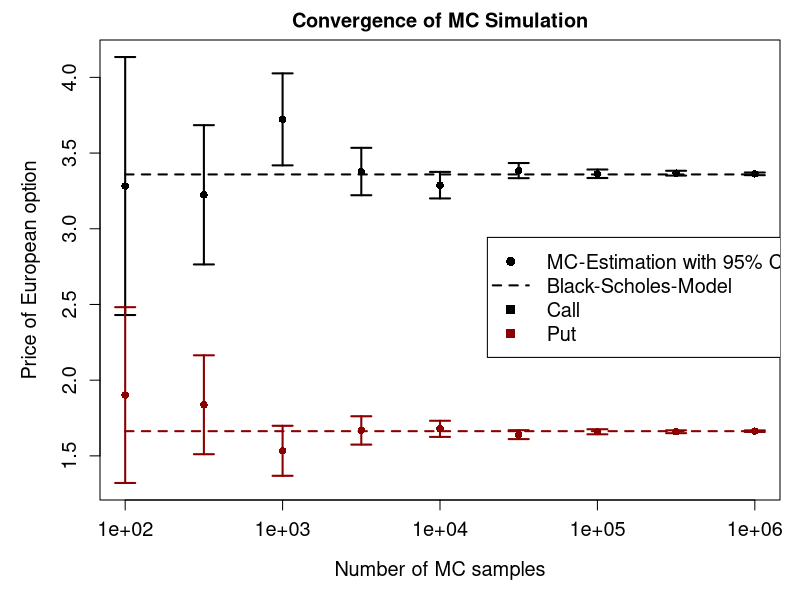

Reproduce this figure in R.
# clear variables and close windows
rm(list = ls(all = TRUE))
graphics.off()

# settings
s.0   = 40    # current stock price
k     = 39    # strike price
tau   = 0.6   # time to maturity in years
r     = 0.03  # annual interest rate
sigma = 0.2   # volatility

# function for simulating stock price by geometric brownian motion
MCPath = function(s.0, tau, n.t, r, sigma, n.mc) {
    dt = tau/n.t
    t = seq(0, tau, by = dt)
    s.t = s.0 * exp((r - sigma^2/2) * t) * 
                exp(replicate(n.mc, c(0, cumsum(sigma * sqrt(dt) * rnorm(n.t)))))
    return(s.t)
}

# function for calculating MC estimate and confidence intervall of european option price
MCEurop = function(s.0, k, tau, n.t, r, sigma, n.mc) {
    
    s.t = MCPath(s.0, tau, n.t, r, sigma, n.mc)
    
    # payoff
    c = matrix(pmax(0, s.t[nrow(s.t), ] - k), 1, ncol(s.t))  # call
    p = matrix(pmax(0, k - s.t[nrow(s.t), ]), 1, ncol(s.t))  # put
    v = exp(-r * tau) * rbind(c, p)                          # discounted
    
    # MC estimate
    v.mc = rowSums(v)/ncol(s.t)
    
    # 95% confidence intervall for MC-estimate
    conf95 = 1.96 * 1/sqrt(ncol(s.t)) * sqrt(1/(ncol(s.t) - 1) * rowSums((v - v.mc)^2))
    
    return(cbind(v.mc, conf95))
}

# function for calculating the Black-Scholes price of European option
BSEurop = function(s0, k, tau, r, sigma) {
    d1 = (log(s0/k) + (r + (sigma^2/2)) * tau)/(sigma * sqrt(tau))
    d2 = d1 - (sigma * sqrt(tau))
    c  = s0 * pnorm(d1) - k * exp(-r * tau) * pnorm(d2)     # call
    p  = -s0 * pnorm(-d1) + k * exp(-r * tau) * pnorm(-d2)  # put
    return(c(c, p))
}

# main

j      = seq(2, 6, 0.5)
n.mc   = 10^j
v.call = matrix(0, length(n.mc), 2)
v.put  = matrix(0, length(n.mc), 2)

# calculate MC prices for several n.mc
for (i in 1:length(n.mc)) {
    
    mc = MCEurop(s.0, k, tau, n.t = 1, r, sigma, n.mc = n.mc[i])
    
    # MC estimate
    v.call[i, 1] = mc[1, 1]
    v.put[i, 1]  = mc[2, 1]
    
    # 95% confidence
    v.call[i, 2] = mc[1, 2]
    v.put[i, 2]  = mc[2, 2]
}

# calculate Black-Scholes prices
bs = BSEurop(s.0, k, tau, r, sigma)

# plotting

# up = value + 95%CI, dw = value - 95%CI
v.call.up = v.call[, 1] + v.call[, 2]
v.call.dw = v.call[, 1] - v.call[, 2]
v.put.up  = v.put[, 1] + v.put[, 2]
v.put.dw  = v.put[, 1] - v.put[, 2]

# y-axis limit for plot
ylimit = c(min(v.call.dw, v.put.dw), max(v.call.up, v.put.up))

par(mar = c(5, 5, 2, 1))

# plot MC values
plot(n.mc, v.call[, 1], 
     log     = "x", type = "p", pch = 16, ylim = ylimit, col = "black",
     main    = "Convergence of MC Simulation",
     ylab    = "Price of European option", 
     xlab    = "Number of MC samples", 
     cex.lab = 1.2, cex.axis = 1.2, cex.main = 1.2, cex.sub = 1.2)
lines(n.mc, v.put[, 1], type = "p", pch = 16, col = "darkred")

# plot Black-Scholes values
lines(n.mc, matrix(bs[1], length(n.mc), 1)[, 1], 
      type = "l", lty = 2, lwd = 2, col = "black")
lines(n.mc, matrix(bs[2], length(n.mc), 1)[, 1], 
      type = "l", lty = 2, lwd = 2, col = "darkred")

# plot errorbars
arrows(n.mc, v.call.dw, n.mc, v.call.up, 
       code = 3, angle = 90, length = 0.1, lwd = 2, col = "black")
arrows(n.mc, v.put.dw, n.mc, v.put.up, 
       code = 3, angle = 90, length = 0.1, lwd = 2, col = "darkred")

# plot legend
legend(2*10^4, max(bs[1], bs[2]) - 0.25 * min(bs[1], bs[2]), 
       legend = c("MC-Estimation with 95% CI", "Black-Scholes-Model", "Call", "Put"), 
       lwd = 2, lty = c(0, 2, 0, 0), pch = c(16, NA, 15, 15), cex = 1.2, 
       col = c("black", "black", "black", "darkred"))

